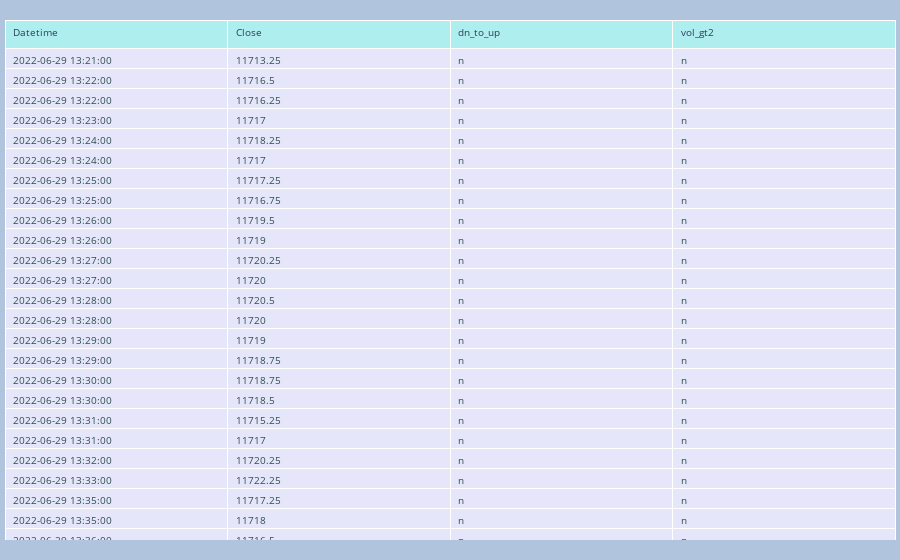

The code cell stored with this chart in its notebook:
### Code cell
fig.update_layout(
    margin=dict(l=5, r=5, t=20, b=20),
    paper_bgcolor="LightSteelBlue",)

### Figure 1 — Plotly figure (JSON) as saved in the notebook; plotly's stock layout.template omitted (floating-point values rounded to 4 significant figures; data arrays with more than 128 entries replaced by an {"elided": "..."} marker saying what was removed)
{"data": [{"cells": {"align": "left", "fill": {"color": "lavender"}, "font": {"color": "darkslategray", "size": 10}, "values": {"elided": "4x1079 mixed values"}}, "header": {"align": "left", "fill": {"color": "paleturquoise"}, "font": {"size": 10}, "values": ["Datetime", "Close", "dn_to_up", "vol_gt2"]}, "type": "table"}], "layout": {"margin": {"b": 20, "l": 5, "r": 5, "t": 20}, "paper_bgcolor": "LightSteelBlue"}}
